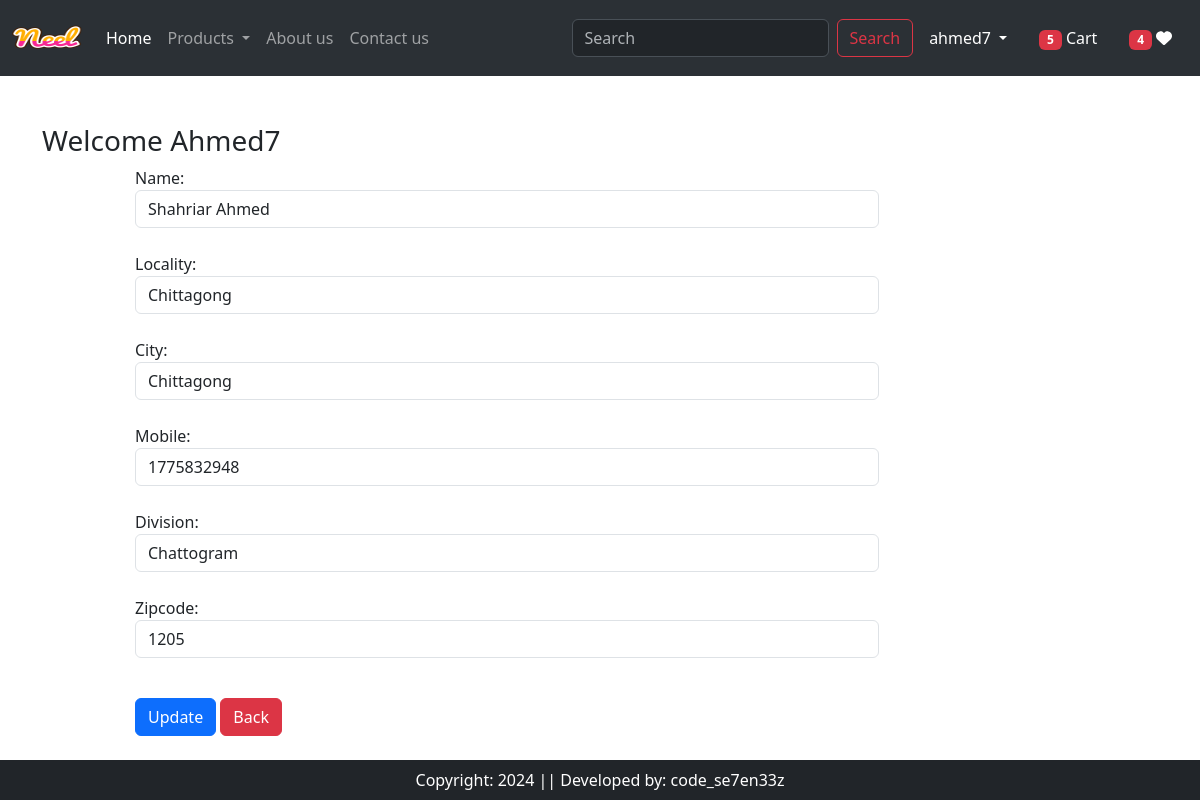
/updateAddress/2 (signed in), run on the app's committed database.
### app/models.py (models this page shows, shortened)
class Customer(models.Model):
    user = models.ForeignKey(User, on_delete=models.CASCADE)
    name = models.CharField(max_length=200)
    locality = models.CharField(max_length=200)
    city = models.CharField(max_length=200)
    mobile = models.IntegerField(default=0)
    zipcode = models.IntegerField()
    division = models.CharField(choices=Division_CHOICES, max_length=100, default='')

### app/views.py (the view, shortened to what this page needs)
# urls.py: path('updateAddress/<int:pk>', views.updateAddress.as_view(),name="updateAddress"),
@method_decorator(login_required,name='dispatch')
class updateAddress(View):
    def get(self, request, pk):
        add = Customer.objects.get(pk=pk)
        form = CustomerProfileForm(instance=add)
        totalitem = 0
        wishitem = 0
        if request.user.is_authenticated:
         totalitem = len(Cart.objects.filter(user=request.user))
         wishitem = len(Wishlist.objects.filter(user=request.user))
        return render(request, 'app/updateAddress.html', locals())

### app/forms.py
class CustomerProfileForm(forms.ModelForm):
    class Meta:
        model = Customer
        fields = ['name','locality','city','mobile','division','zipcode']
        widgets={
            'name':forms.TextInput(attrs={'class':'form-control'}),
            'locality':forms.TextInput(attrs={'class':'form-control'}),
            'city':forms.TextInput(attrs={'class':'form-control'}),
            'mobile':forms.NumberInput(attrs={'class':'form-control'}),
            'division':forms.Select(attrs={'class':'form-control'}),
            'zipcode':forms.NumberInput(attrs={'class':'form-control'}),
        }

### app/templates/app/updateAddress.html (shortened to what this page needs)
{% extends "app/base.html" %} {% load static %}
{% block main-content %}
<div class='container my-5'>
  <div class='row'>
    <h3>Welcome <span class='text-capitalize'>{{request.user}}</span></h3>
  </div>
  <div class='col-sm-8 offset-sm-1'>
    <form action='' method='post'>
      {% for fm in form %}
        {{fm.label_tag}} {{fm}} <small class='text-danger'>{{fm.errors|striptags}}</small><br>
      {% endfor %}
      <div class='col-12 mt-3'>
        <button type='submit' class='btn btn-primary'>Update</button>
        <a href='{% url "address" %}' type='button' class='btn btn-danger'>Back</a>
      </div>
    </form>
  </div>
</div>
{% endblock main-content %}

### app/templates/app/base.html (shortened to what this page needs)
{% load static %}
<!DOCTYPE html>
<html>
<head>
    <link rel="stylesheet" href="{% static 'app/css/owl.carousel.min.css' %}" />
    <link rel="stylesheet" href="{% static 'app/css/all.min.css' %}" />
    <link rel="stylesheet" href="{% static 'app/css/style.css' %}" />
    <link href="https://cdn.jsdelivr.net/npm/bootstrap@5.3.3/dist/css/bootstrap.min.css"
          rel="stylesheet"
 />
</head>
<body>
  <nav class="navbar navbar-expand-lg bg-body-tertiary bg-primary" data-bs-theme="dark">
        <div class="container-fluid">
            <a class="navbar-brand" href="/">
                <img src="{% static 'app/images/neel.png' %}" width="70" height="50" />
            </a>
            <div class="collapse navbar-collapse" id="navbarSupportedContent">
                <ul class="navbar-nav me-auto mb-2 mb-lg-0">
                    {% if request.user.is_authenticated %}
                        <li class="nav-item">
                            <a class="nav-link active" aria-current="page" href="/">Home</a>
                        </li>
                        <li class="nav-item dropdown">
                            <a class="nav-link dropdown-toggle" href="#" role="button" data-bs-toggle="dropdown" aria-expanded="false">
                                Products
                            </a>
                        </li>
                        <li class="nav-item">
                            <a class="nav-link" href="{% url 'about' %}">About us</a>
                        </li>
                        <li class="nav-item">
                            <a class="nav-link" href="{% url 'contact' %}">Contact us</a>
                        </li>
                    {% endif %}
                </ul>
                <form class="d-flex" role="search" action="/search">
                    <input class="form-control me-2" type="search" placeholder="Search" name="search" aria-label="Search" />
                    <button class="btn btn-outline-danger" type="submit">Search</button>
                </form>
            </div>
            <ul class="navbar-nav me-auto mb-2 mb-lg-0">
                {% if request.user.is_authenticated %}
                    <li class="nav-item dropdown mx-2">
                        <a class="nav-link dropdown-toggle text-white" href="#" id="profileDropdown" role="button"
                           data-bs-toggle="dropdown" aria-expanded="false">
                           {{ request.user.username }}
                        </a>
                    </li>
                    <li class="nav-item mx-2">
                        <a href="{% url 'showcart' %}" class="nav-link text-white">
                            <span class="badge bg-danger">{% if totalitem > 0 %} {{ totalitem }} {% endif %}</span>
                            Cart
                        </a>
                    </li>
                    <li class="nav-item mx-2">
                        <a href="{% url 'wishlist' %}" class="nav-link text-white">
                            <span class="badge bg-danger">{% if wishitem > 0 %} {{ wishitem }} {% endif %}</span>
                            <i class="fa fa-heart"></i>
                        </a>
                    </li>
                {% endif %}
            </ul>
        </div>
    </nav>
    {% block main-content %}{% endblock main-content %}
    <footer class="container-fluid bg-dark text-white text-center p-2 mt-5 fixed-bottom">
        Copyright: 2024 || Developed by: code_se7en33z
    </footer>
</body>
</html>

### data on the page
Customer: form "Shahriar Ahmed" "Chittagong" "Chittagong" "1775832948" "Chattogram" "1205"

### other printed values
{{ request.user.username }} "ahmed7"
{{ totalitem }} "5"
{{ wishitem }} "4"
{{ request.user }} "Ahmed7"
{{ fm.label_tag }} "Name:" "Locality:" "City:" "Mobile:" "Division:" "Zipcode:"
